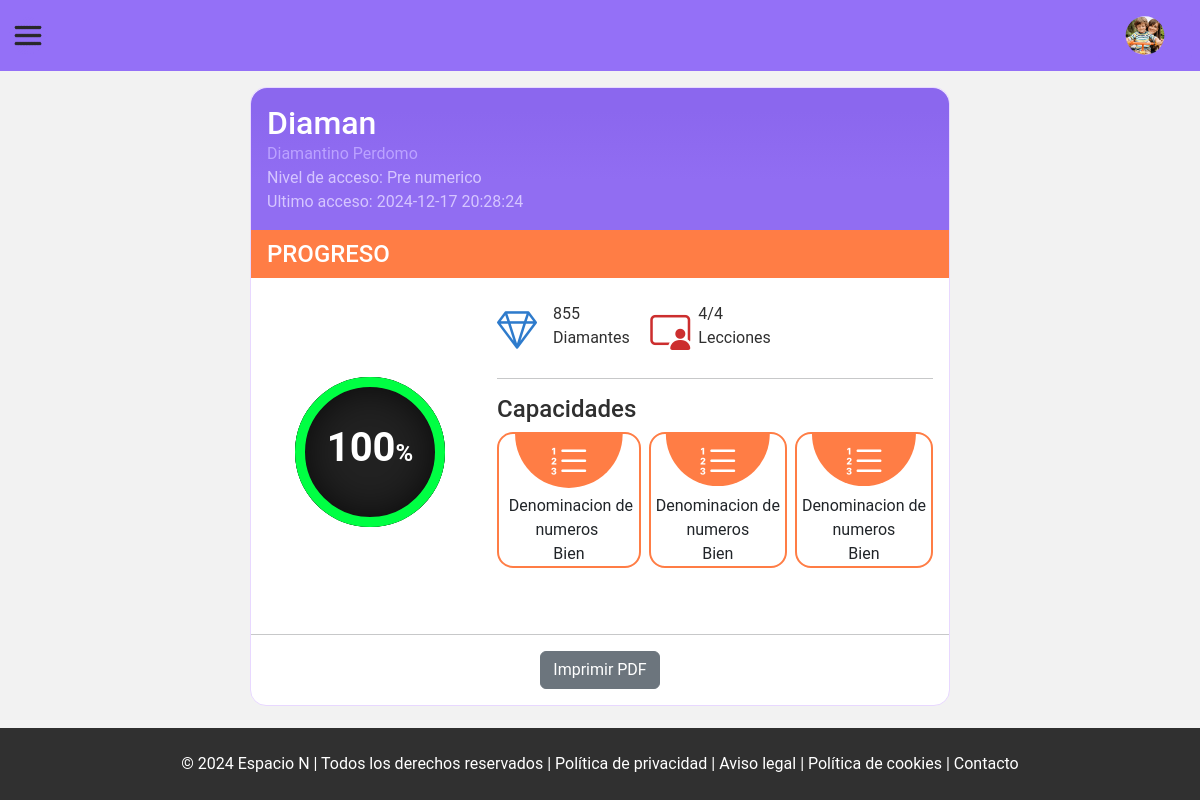
Page /view/admin/child/progress.php?id=11 (signed in) on the earlier database version.
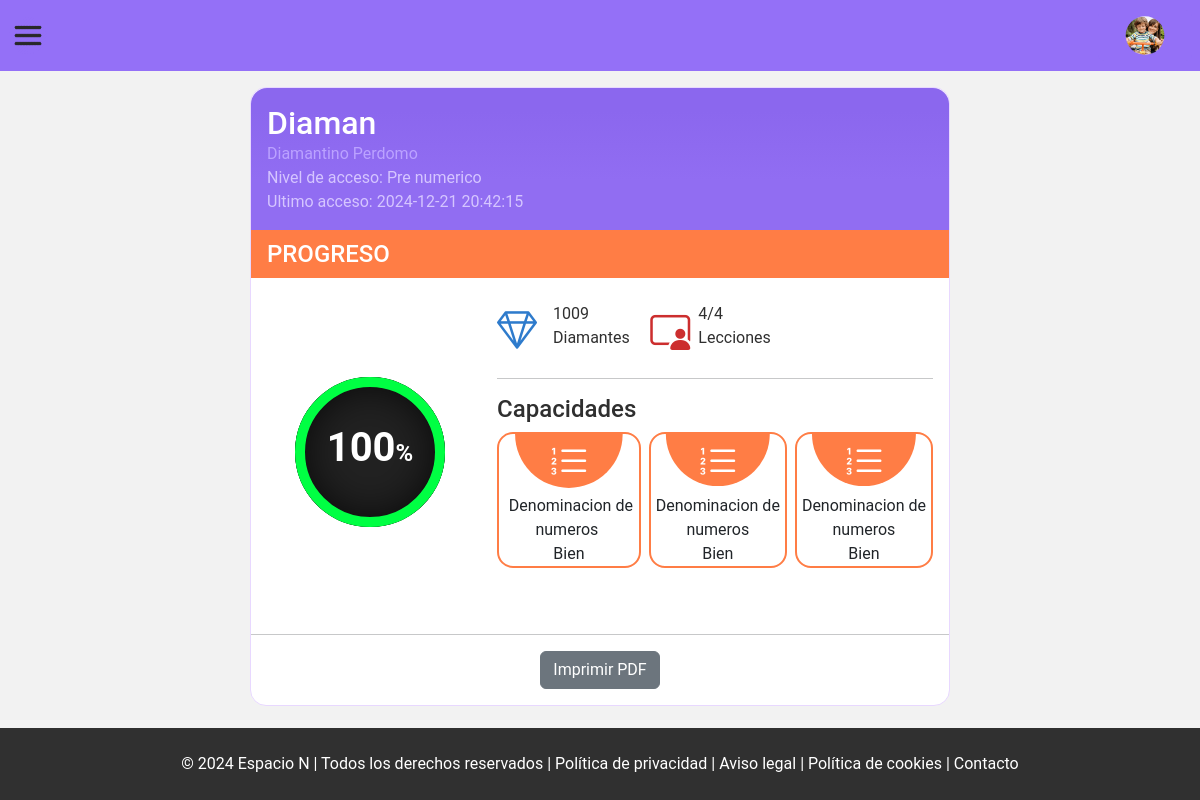
Same page on the later database version.
### tables this page shows
CREATE TABLE `progresos` (
  `id_progreso` int(10) NOT NULL,
  `id_categoria_actividades` int(10) NOT NULL,
  `id_usuario` int(10) NOT NULL,
  `porcentaje` int(11) DEFAULT 0,
  `total_diamantes` int(100) NOT NULL DEFAULT 0
);

### view/admin/child/progress.php (the view, shortened to what the changed rows need)
<?php
function showInformationChild()
{
    include '../../../php/connectionBD.php';
    try {
        $id_child = $_GET["id"];
        $sqlChild = 'SELECT id_categoria_actividades, id_genero,  id_usuario, nombre, apellido, COALESCE(ultimo_acceso, "Aún no ha iniciado sesión en la plataforma") as ultimo_acceso from ninos WHERE id_nino=:id_child';
        $stmt01 = $pdo->prepare($sqlChild);
        $stmt01->bindParam(':id_child', $id_child, PDO::PARAM_INT);
        $stmt01->execute();
        $row = $stmt01->fetch(PDO::FETCH_ASSOC);
        $id_user = $row["id_usuario"];
        $sqlUser = 'SELECT * from usuarios WHERE id_usuario=:id_user';
        $stmt02 = $pdo->prepare($sqlUser);
        $stmt02->bindParam(':id_user', $id_user, PDO::PARAM_INT);
        $stmt02->execute();
        $row02 = $stmt02->fetch(PDO::FETCH_ASSOC);
        $sqlProgressDetalls = "SELECT porcentaje, total_diamantes FROM progresos WHERE id_usuario = :id_user";
        $queryProgress = $pdo->prepare($sqlProgressDetalls);
        $queryProgress->bindParam("id_user", $id_user, PDO::PARAM_INT);
        $queryProgress->execute();
        $row03 = $queryProgress->fetch(PDO::FETCH_ASSOC);
        $sqlCount = "SELECT COUNT(completado) as lecciones_completadas
        FROM estado_lecciones
        WHERE completado = 'completado'
        AND id_usuario = :id_user";
        $queryCount = $pdo->prepare($sqlCount);
        $queryCount->bindParam("id_user", $id_user, PDO::PARAM_INT);
        $queryCount->execute();
        $lecciones_completadas = $queryCount->fetch(PDO::FETCH_ASSOC);
        switch ($row["id_categoria_actividades"]) {
            case '1':
                $accessLevel = 'Pre numerico';
                break;
        }
        $gems = $row03["total_diamantes"];
        if ($row03["total_diamantes"] > 0) {
            $countgem = "  <span>$gems </span>
                                <span>Diamantes</span>
                            </span> ";
        } else {
            $countgem = "  <span> $gems </span>
                                <span>Diamante</span>
                            </span> ";
        }
        echo '<div class="d-flex align-items-center justify-content-between">';
        echo "<div class=''>";
        echo "<h2 class='user m-0'> " . $row02["usuario"] . "</h1>";
        echo "<div class='informationUser'>";
        echo "<span class='titleComplete'> " . $row["nombre"] . " " . $row["apellido"] . "</span><br>";
        echo "<span> Nivel de acceso: " . $accessLevel . " </span>";
        echo "<br>";
        echo "<span> Ultimo acceso: " . $row["ultimo_acceso"] . " </span>";
        echo "<br>";
        echo " </div>
                </div>";
        echo '  </div>
            <div>
                <div class="row ContainerProgress">
                    <div class="col-4">
                        <div class="container">
                            <div class="card">
                                <div class="box">
                                    <div class="percent">
                                        <svg>
                                            <circle cx="70" cy="70" r="70"></circle>
                                            <circle cx="70" cy="70" r="70"
                                                style=" stroke-dashoffset : calc(440 - (440 * ' . $row03["porcentaje"] . ') / 100);
                                                -webkit-stroke-dashoffset: calc(440 - (440 * ' . $row03["porcentaje"] . ') / 100);
                                                -moz-stroke-dashoffset: calc(440 - (440 * ' . $row03["porcentaje"] . ') / 100);
                                                "
                                                ></circle>
                                            <div class="num">
                                                <h2> ' . $row03["porcentaje"] . '<span>%</span></h2>
                                            </div>
                                        </svg>
                                    </div>
                                </div>
                            </div>
                        </div>
                    </div>
                    <div class="col-8">
                        <div class="row">
                            <div class="col-4">
                                <div class="d-flex gap-2 dem">
                                    <div>
                                    </div><br>
                                    <div class="detallsGems">
                                        '. $countgem.'
                                    </div>
                                </div>
                            </div>
                                        ' . $lecciones_completadas["lecciones_completadas"] . '/4
                        </div>
                    </div>
                </div><hr>
                    <input type="hidden" name="id_nino" value="' . $id_child . '">
            </div>
';
    } catch (PDOException $ex) {
        echo 'Sucedio un error: ' . $ex;
    }
}
?>
<!DOCTYPE html>
<html lang="es">
<head>
    <link href="https://cdn.jsdelivr.net/npm/bootstrap@5.3.3/dist/css/bootstrap.min.css" rel="stylesheet"
>
    <link rel="stylesheet" href="https://cdn.jsdelivr.net/npm/bootstrap-icons@1.11.3/font/bootstrap-icons.min.css">
    <link rel="stylesheet" href="../../../css/reset.css">
    <link rel="stylesheet" href="../../../css/components/offcanvas.css">
    <link rel="stylesheet" href="../../../css/components/header.css">
    <link rel="stylesheet" href="../../../css/components/semanticTag.css">
    <link rel="stylesheet" href="../../../css/admin/addAndModifyChild.css">
    <link rel="stylesheet" href="../../../css/user/profile.css">
</head>
<body>
    <main class='align-items-start'>
        <div class="content">
            <?php
            showInformationChild();
            ?>
    </main>
</body>
</html>

Differences in the rows shown:
changed progresos: total_diamantes "855" → "1009"
Other differences:
$row["ultimo_acceso"]: "2024-12-17 20:28:24" → "2024-12-21 20:42:15"
